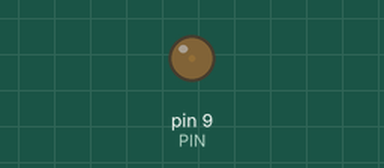
This sketch was run on a simulated Arduino Uno, built with avr-gcc and run on an emulated ATmega328P. Parts: output pins drawn as LEDs (lit = HIGH).

Above: at 0.05 s.
At 2.3 s:
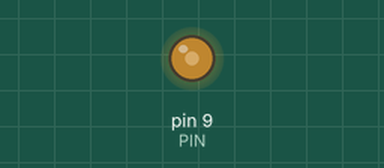
At 4.6 s:
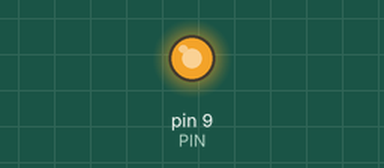
At 9.2 s:
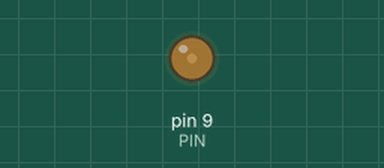
Timing chart, 0 to 13.3 s (numbered marks = the images above):
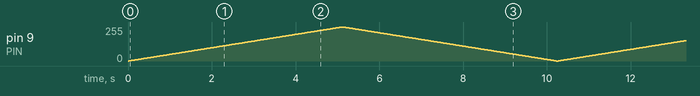

The sketch:

fade.ino
```cpp
// fade.ino

#define PIN 9
#define DT 20

void setup() {
    pinMode(PIN, OUTPUT);
}

void loop() {
    int i;
    for (i=0; i<256; ++i) {
        analogWrite(PIN, i);
        delay(DT);
    }
    for (i=255; i>=0; --i) {
        analogWrite(PIN, i);
        delay(DT);
    }
}
```
